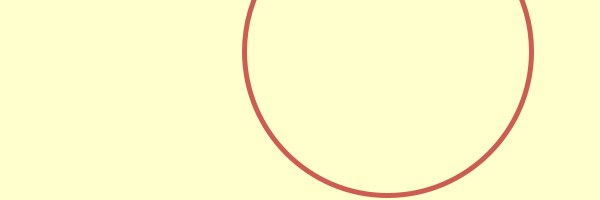
Frame 1 (no input)
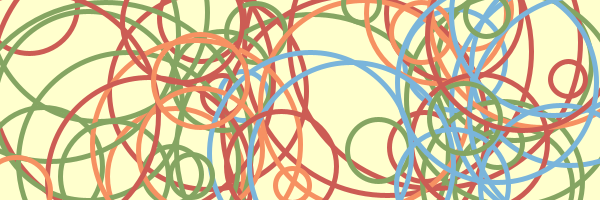
Frame 60 (the mouse pressed at the canvas centre just before this capture)
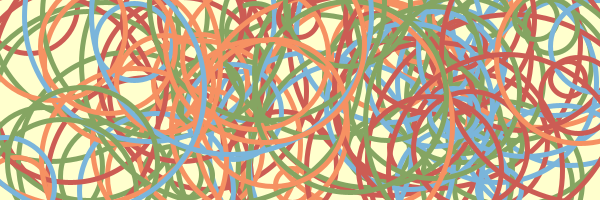
Frame 120 (the mouse held since frame 60 and released just before this capture)

The Processing sketch that drew these frames (run headless with seeded random() and noise(); from frame 60 on, the mouse is pressed at the canvas centre):

// Processing sketch: Ex05_01
// ── Ex05_01.pde
// Ex05_01

color[] rainbow = {#FFFFCD, #CC5C54, #F69162, #85A562, #7AB5DB};

void setup(){
  size(600, 200);
  smooth();
  noFill();
  strokeWeight(5);
  frameRate(5);
  background(rainbow[0]);
}

void draw(){
  float x = random(width);
  float y = random(height);
  float d = random(30, 300);
//  stroke(random(255), random(255), random(255));
  stroke(rainbow[int(random(1, 5))]);
  ellipse(x, y, d, d);
}
